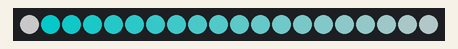
Bench run of a sketch on a simulated Arduino Uno, built with avr-gcc and run on an emulated ATmega328P. On the bench: 20 RGB LEDs in strip order, left to right. Dim RGB values are drawn brighter than linear.

Above: at 0.15 s.
At 4.75 s:
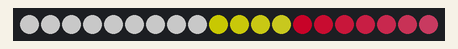
At 9.97 s:
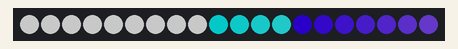
At 19.79 s:
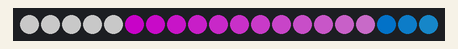
At 29.61 s:
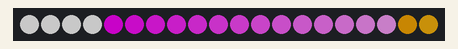
At 39.73 s:
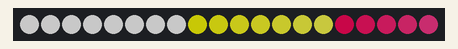

The sketch:

colorcyclephased.ino
```cpp
//https://learn.adafruit.com/adafruit-neopixel-uberguide/arduino-library-use
#include <Adafruit_NeoPixel.h>
#ifdef __AVR__
#include <avr/power.h>
#endif

#define PIN 9
#define NUM_LEDS 20 //gets a tiny bit hot at 64
#define BRIGHTNESS 100
#define WAIT 10

Adafruit_NeoPixel strip = Adafruit_NeoPixel(NUM_LEDS, PIN, NEO_GRB + NEO_KHZ800);
void setup() {
  strip.setBrightness(BRIGHTNESS);
  strip.begin();
  for (int i = 0; i < NUM_LEDS; i++) {
    strip.setPixelColor(i, 0, 0, 0);
  }
  strip.show(); // Initialize all pixels to 'off'
}

int r = 255;
int g = 0;
int b = 0;

void loop() {
  for (int j = 0; j < 255; j++) {
    r--;
    g++;
    drawAll();
  }
  for (int j = 0; j < 255; j++) {
    g--;
    b++;
    drawAll();
  }
  for (int j = 0; j < 255; j++) {
    r++;
    b--;
    drawAll();
  }

}

void drawAll(){
  for (int i = 0; i < NUM_LEDS; i++) {
    strip.setPixelColor(i, max(255,r+i*12), max(255,g+i*12), max(255,b+i*12) );
  }
  strip.show();
  delay(WAIT);
}
```
